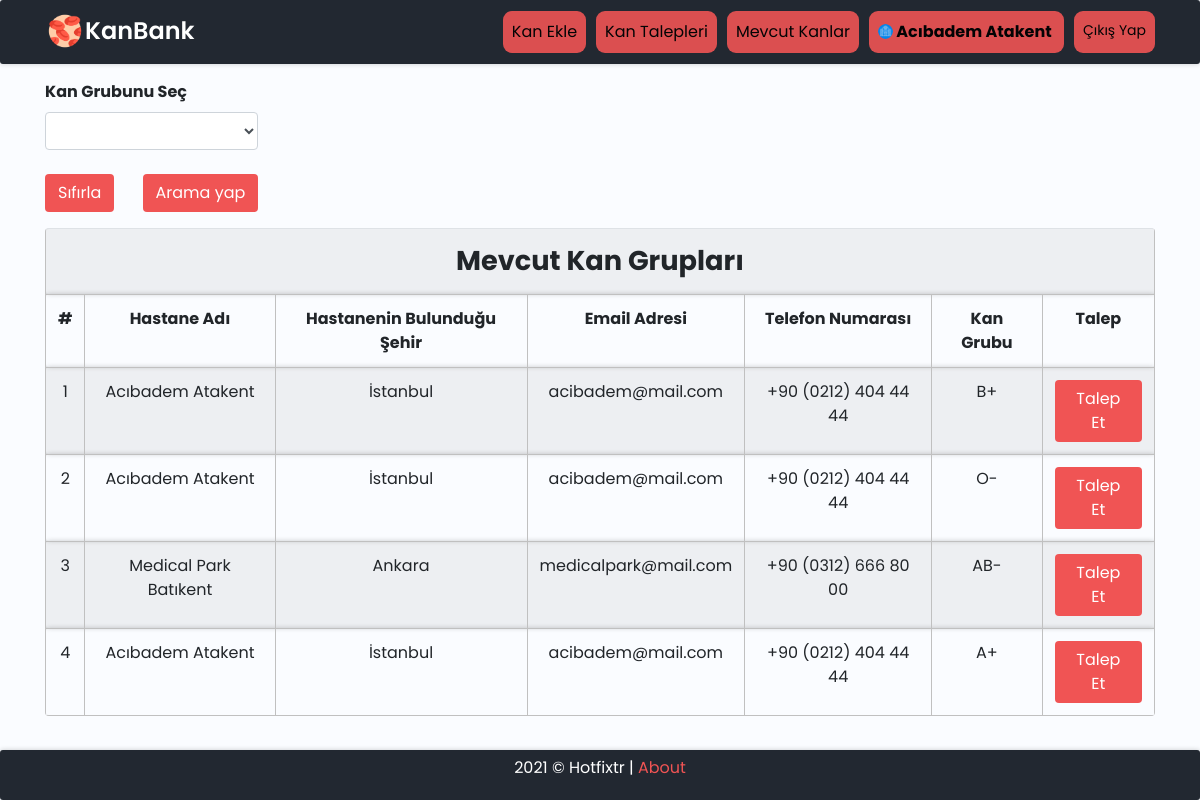
Page /abs.php (signed in) on the committed database.
### tables this page shows
CREATE TABLE `bloodinfo` (
  `bid` int(11) NOT NULL,
  `hid` int(11) NOT NULL,
  `bg` varchar(10) NOT NULL
);

CREATE TABLE `hospitals` (
  `id` int(11) NOT NULL,
  `hname` varchar(100) NOT NULL,
  `hemail` varchar(100) NOT NULL,
  `hpassword` varchar(100) NOT NULL,
  `hphone` varchar(100) NOT NULL,
  `hcity` varchar(100) NOT NULL
);

### message.php (called while the page is built, shortened)
<?php $counter=0; if(isset($_GET['msg'])) { ?>
	<div class="col-5 alert alert alert-success alert-dismissible fade show card" id="message">
		<button type="button" class="close" data-dismiss="alert" title="close">&times;</button><?php echo $_GET['msg'];?>
	</div>
<?php }?>

### abs.php (the view, shortened to what this page needs)
<?php
require 'file/connection.php';
if(isset($_GET['search'])){
    $searchKey = $_GET['search'];
    $sql = "select bloodinfo.*, hospitals.* from bloodinfo, hospitals where bloodinfo.hid=hospitals.id && bg LIKE '%$searchKey%'";
}else{
    $sql = "select bloodinfo.*, hospitals.* from bloodinfo, hospitals where bloodinfo.hid=hospitals.id";
}
$result = mysqli_query($conn, $sql);
?>
<!DOCTYPE html>
<html>
<?php require 'head.php'; ?>
<body>
    <?php require 'header.php'; ?>
    <div class="container cont">
        <?php require 'message.php'; ?>
        <div class="row col-lg-8 col-md-8 col-sm-12 mb-3">
            <form method="get" action="" style="margin-top:-20px; ">
            <label class="font-weight-bolder">Kan Grubunu Seç</label>
               <select name="search" class="form-control">
               <option ><?php echo @$_GET['search']; ?></option>
               <option value="A+" >A+</option>
               </select><br>
               <a href="abs.php" class="btn login-btn mr-4">Sıfırla</a>
               <input type="submit" name="submit" class="btn login-btn" value="Arama yap">
           </form>
        </div>
        <table class="table table-responsive table-striped rounded mb-5 mt-3">
            <tr><th colspan="7" class="title">Mevcut Kan Grupları</th></tr>
            <tr>
                <th>#</th>
                <th>Hastane Adı</th>
                <th>Hastanenin Bulunduğu Şehir</th>
                <th>Email Adresi</th>
                <th>Telefon Numarası</th>
                <th>Kan Grubu</th>
                <th>Talep</th>
            </tr>
        <?php while($row = mysqli_fetch_array($result)) { ?>
            <tr>
                <td><?php echo ++$counter;?></td>
                <td><?php echo $row['hname'];?></td>
                <td><?php echo ($row['hcity']); ?></td>
                <td><?php echo ($row['hemail']); ?></td>
                <td><?php echo ($row['hphone']); ?></td>
                <td><?php echo ($row['bg']); ?></td>
                <form action="file/request.php" method="post">
                <?php if (isset($_SESSION['hid'])) { ?>
                <td><a href="javascript:void(0);" class="btn login-btn hospital">Talep Et</a></td>
                <?php } else {(isset($_SESSION['rid']))  ?>
                <td><input type="submit" name="request" class="btn login-btn" value="Talep Et"></td>
                <?php } ?>
                </form>
            </tr>
        <?php } ?>
        </table>
    </div>
    <?php require 'footer.php' ?>
</body>

### head.php (shortened to what this page needs)
<head>
    <link rel="stylesheet" href="https://maxcdn.bootstrapcdn.com/bootstrap/4.5.0/css/bootstrap.min.css">
    <link rel="stylesheet" href="https://cdn.jsdelivr.net/npm/bootstrap-icons@1.3.0/font/bootstrap-icons.css">
    <link href="css/style.css" rel="stylesheet"/>
</head>

### header.php (shortened to what this page needs)
<nav class="navbar navbar-expand-sm sticky-top">
	<div class="container">
		<a class="navbar-brand" href="index.php"><img src="image/favicon.png" width="40" height="40" class="rounded-circle">KanBank</a>
          <div class="collapse navbar-collapse" id="collapsibleNavbar">
        <?php if (isset($_SESSION['hid'])) { ?>
		<ul class="navbar-nav ml-auto">
			<li class="nav-item">
				<a class="nav-link btn" href="bloodinfo.php">Kan Ekle</a>
            </li>
            <li class="nav-item">
                <a class="nav-link btn" href="bloodrequest.php">Kan Talepleri</a>
            </li>
			<li class="nav-item">
				<a class="nav-link btn " href="abs.php">Mevcut Kanlar</a>
            </li>
            <li class="nav-item">
                <a href="hprofile.php?id=<?php echo $_SESSION['hid']; ?>" class="nav-link btn font-weight-bold"><img src="image/hospital.png" width="15" height="15" class="rounded-circle"><mark><?php echo $_SESSION['hname']; ?></mark></a>
            </li>
            <li class="nav-item">
                <a class="nav-link btn  btn-sm" href="logout.php">Çıkış Yap</a>
            </li>
        </ul>
        <?php } ?>
       </div>
    </div>
</nav>

### footer.php (shortened to what this page needs)
<footer class="footer text-center">
     <span id="demo"></span> <span class="brand">&copy Hotfixtr | </span> <label> <a href="document" class="footer-color">About</a></label>
</footer>

### css/style.css (style rules this page uses)
body { background-color: #fafcff; margin-bottom: 60px; }
* { padding: 0; margin: 0; font-family: 'Poppins', sans-serif; }
html { position: relative; min-height: 100%; }
.login-btn, .register-btn { background: #f05454; color: #fff; }
.container .navbar-brand { transition: 300ms all; font-weight: 600; }
.container .navbar-brand { color: #fff; }
.footer-color { color: #f05454; }
.navbar .navbar-nav .nav-item { background-color: #f05454; color: #fff; transition: 300ms all; border-radius: 9px; opacity: 0.9; }
.navbar .navbar-nav .nav-item .nav-link { color: #000; transition: 300ms all; }
.navbar { background-color: #222831; }
label a { color: #f05454; }
.footer { position: absolute; bottom: 0; width: 100%; height: 50px; background: #222831; }
.footer .brand { color: #fff; }
.cont { margin-bottom: 0; text-align: start; font-size: 1em; }
#demo { color: #fff; }
nav, .footer, tr, video { border-radius: 3px; transition: all 300ms ease-out; box-shadow: 0px 0px 5px rgba(0, 0, 0, 0.2); }
tr, th, td { border: 0.1px solid silver; text-align: center; }
.nav-item { margin-left: 10px; }
.navbar-brand { color: #fff; font-weight: bold; font-size: 1.5em; }
.title { font-weight: bold; font-size: 1.7em; text-transform: capitalize; text-align: center; }
.brand { color: #000; }
.rounded-circle { margin-top: -2.5px; }
form { padding-top: 20px; }
a:link { text-decoration: none; }
.footer { padding: 6px; background: #222831; }
mark { background-color: transparent; color: #000; transition: 300ms all; }

### rows in the picture
bloodinfo: hid.hname "Acıbadem Atakent", hid.hcity "İstanbul", hid.hemail "acibadem@mail.com", hid.hphone "+90 (0212) 404 44 44", bg "B+"
bloodinfo: hid.hname "Acıbadem Atakent", hid.hcity "İstanbul", hid.hemail "acibadem@mail.com", hid.hphone "+90 (0212) 404 44 44", bg "O-"
bloodinfo: hid.hname "Medical Park Batıkent", hid.hcity "Ankara", hid.hemail "medicalpark@mail.com", hid.hphone "+90 (0312) 666 80 00", bg "AB-"
bloodinfo: hid.hname "Acıbadem Atakent", hid.hcity "İstanbul", hid.hemail "acibadem@mail.com", hid.hphone "+90 (0212) 404 44 44", bg "A+"

### other values in the picture
$_SESSION['hname'] "Acıbadem Atakent"
